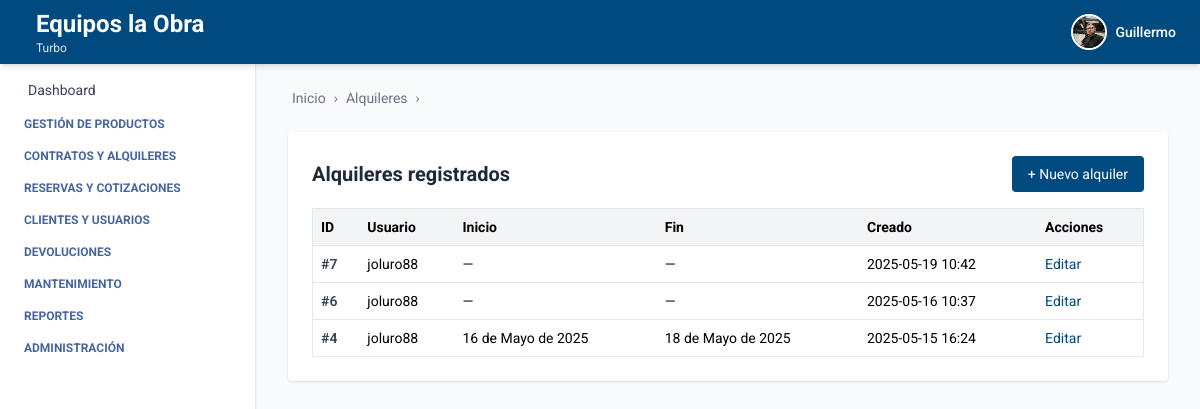
/alquiler/ (signed in), run on an earlier commit of the app's database.
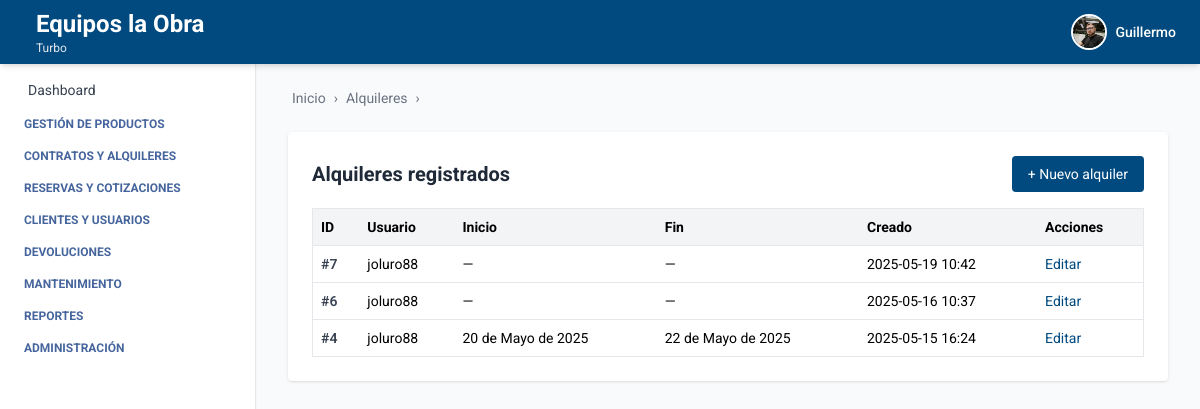
And on a later commit of the database.
### alquiler/models.py (models this page shows, shortened)
class Alquiler(models.Model):
    usuario = models.ForeignKey(settings.AUTH_USER_MODEL, on_delete=models.CASCADE)
    cliente = models.ForeignKey(Cliente, on_delete=models.PROTECT, related_name='alquileres', null=True, blank=True)
    fecha_inicio = models.DateField(null=True, blank=True)
    fecha_fin = models.DateField(null=True, blank=True)
    observaciones = models.TextField(blank=True)
    descuento_general = models.DecimalField(
        max_digits=5, decimal_places=2, default=0.0,
        help_text="Descuento general en % sobre el total del alquiler"
    )
    created_at = models.DateTimeField(auto_now_add=True)
    updated_at = models.DateTimeField(auto_now=True)
    created_by = models.ForeignKey(
        settings.AUTH_USER_MODEL, on_delete=models.SET_NULL,
        null=True, blank=True, related_name='alquileres_creados_por'
    )
    updated_by = models.ForeignKey(
        settings.AUTH_USER_MODEL, on_delete=models.SET_NULL,
        null=True, blank=True, related_name='alquileres_actualizados_por'
    )

### autenticacion/models.py (models this page shows, shortened)
class Usuario(AbstractUser):
    telefono = models.CharField(max_length=20, blank=True, null=True)
    empresa = models.ForeignKey(Empresa, on_delete=models.SET_NULL, null=True, blank=True)
    sucursal = models.ForeignKey(Sucursal, on_delete=models.SET_NULL, null=True, blank=True)
    ESTADOS = [
        ("activo", "Activo"),
        ("inactivo", "Inactivo"),
    ]
    estado = models.CharField(max_length=10, choices=ESTADOS, default="activo")
    foto_perfil = models.ImageField(upload_to='usuarios/img/', blank=True, null=True)
    groups = models.ManyToManyField(
        Group,
        related_name='usuarios',  # Evita conflicto con 'user_set'
        blank=True,
        help_text='The groups this user belongs to.',
        verbose_name='groups'
    )
    user_permissions = models.ManyToManyField(
        Permission,
        related_name='usuarios',  # Evita conflicto con 'user_set'
        blank=True,
        help_text='Specific permissions for this user.',
        verbose_name='user permissions'
    )

### alquiler/views_alquiler.py (the view)
# urls.py: path('', alquiler_list, name='alquiler_list'),
@login_required
def alquiler_list(request):
    alquileres = Alquiler.objects.filter(usuario__sucursal=request.user.sucursal).order_by('-created_at')
    context = {
        'alquileres': alquileres,
        'breadcrumb_items': [('Alquileres', 'Listado')]
    }
    return render(request, 'alquiler_list.html', context)

### alquiler/templates/alquiler_list.html
{% extends 'index.html' %}
{% load humanize %}
{% block breadcrumb %}
  {% include 'breadcrumb.html' with home='/' breadcrumbs=breadcrumb_items %}
{% endblock %}
{% block content %}
<div class="max-w-6xl mx-auto mt-6 bg-white p-6 rounded shadow">
  <div class="flex justify-between items-center mb-4">
    <h2 class="text-xl font-bold text-gray-800">Alquileres registrados</h2>
    <a href="{% url 'crear_alquiler' %}" class="bg-[var(--primary-color)] text-white px-4 py-2 rounded hover:bg-blue-700 transition text-sm">
      + Nuevo alquiler
    </a>
  </div>
  <table class="min-w-full bg-white border border-gray-200 text-sm rounded">
    <thead class="bg-gray-100 text-left">
      <tr>
        <th class="p-2">ID</th>
        <th class="p-2">Usuario</th>
        <th class="p-2">Inicio</th>
        <th class="p-2">Fin</th>
        <th class="p-2">Creado</th>
        <th class="p-2">Acciones</th>
      </tr>
    </thead>
    <tbody>
      {% for a in alquileres %}
        <tr class="border-t">
          <td class="p-2 font-semibold text-gray-700">#{{ a.id }}</td>
          <td class="p-2">{{ a.usuario.username }}</td>
          <td class="p-2">{{ a.fecha_inicio|default:"—" }}</td>
          <td class="p-2">{{ a.fecha_fin|default:"—" }}</td>
          <td class="p-2">{{ a.created_at|date:"Y-m-d H:i" }}</td>
          <td class="p-2">
            <a href="{% url 'editar_alquiler' a.id %}" class="text-[var(--primary-color)] hover:underline">Editar</a>
          </td>
        </tr>
      {% empty %}
        <tr>
          <td colspan="6" class="p-4 text-center text-gray-500">No hay alquileres registrados.</td>
        </tr>
      {% endfor %}
    </tbody>
  </table>
</div>
{% endblock %}

What changed in the data, as far as the page shows it:
changed Alquiler id 4: fecha_inicio "16 de Mayo de 2025" → "20 de Mayo de 2025"; fecha_fin "18 de Mayo de 2025" → "22 de Mayo de 2025"
